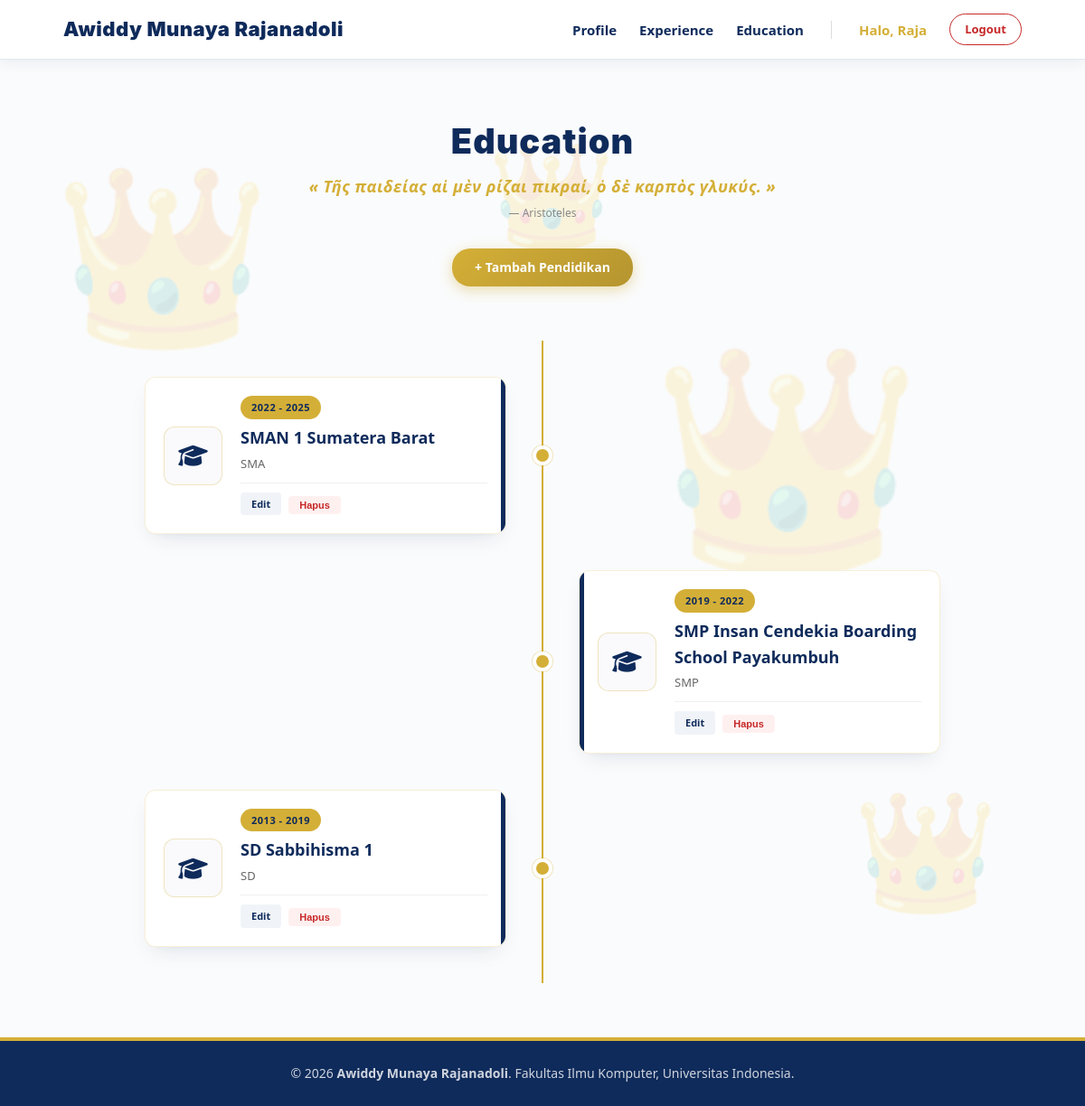
/education/ (signed in), run on the app's committed database.
### main/models.py (models this page shows, shortened)
class Education(models.Model):
    id = models.UUIDField(primary_key=True, default=uuid.uuid4, editable=False)
    level = models.CharField(max_length=50)
    institution_name = models.CharField(max_length=255)
    start_year = models.IntegerField()
    end_year = models.CharField(max_length=20)
    description = models.TextField(blank=True, null=True)
    logo_url = models.CharField(max_length=500, blank=True, null=True)

### main/views.py (the view)
# urls.py: path("education/", show_education, name="show_education"),
def show_education(request):
    educations = Education.objects.all().order_by('-start_year')
    context = {
        'educations': educations,
        'name': "Awiddy Munaya Rajanadoli",
        "is_editor": is_editor(request.user) if request.user.is_authenticated else False,
    }
    return render(request, 'education.html', context)

### main/views.py (called while the page is built)
def is_editor(user):
    return user.groups.filter(name='Editor').exists()

### templates/education.html (shortened to what this page needs)
{% extends 'base.html' %}
{% load static %}
{% block content %}
<section class="edu-section">
    <div class="edu-header-container">
        <h1>Education</h1>
        <p class="edu-quote">« Τῆς παιδείας αἱ μὲν ρίζαι πικραί, ὁ δὲ καρπὸς γλυκύς. »</p>
        <p class="edu-quote-translation">— Aristoteles</p>
        {% if user.is_superuser %}
            <a href="{% url 'main:create_education' %}" class="btn-add-gold">+ Tambah Pendidikan</a>
        {% endif %}
    </div>
    <div class="royal-timeline">
        {% for edu in educations %}
            <div class="timeline-item">
                <div class="timeline-card">
                    <div class="edu-logo-box">
                        {% if edu.logo_url %}
                            <img src="{{ edu.logo_url }}" alt="{{ edu.institution_name }}" onerror="this.style.display='none'">
                        {% else %}
                            <i class="fa-solid fa-graduation-cap edu-logo-fallback"></i>
                        {% endif %}
                    </div>
                    <div class="edu-content">
                        <div class="year-badge">
                            {{ edu.start_year }} - {% if edu.end_year %}{{ edu.end_year }}{% else %}Present{% endif %}
                        </div>
                        <h3 class="edu-institution">{{ edu.institution_name }}</h3>
                        <p class="edu-level">{{ edu.level }}</p>
                        {% if user.is_superuser or is_editor %}
                            <div class="edu-actions">
                                <a href="{% url 'main:update_education' edu.id %}" class="btn-action btn-edit">Edit</a>
                                {% if user.is_superuser %}
                                    <form method="POST" action="{% url 'main:delete_education' edu.id %}" style="margin: 0;">
                                        <button type="submit" class="btn-action btn-delete" onclick="return confirm('Hapus riwayat ini?')">Hapus</button>
                                    </form>
                                {% endif %}
                            </div>
                        {% endif %}
                    </div>
                </div>
            </div>
        {% empty %}
            <div style="text-align: center; padding: 40px; border: 1px solid #e0e0e0; border-radius: 12px; color: #888; grid-column: 1 / -1; background: white;">
                <p>Belum ada riwayat pendidikan yang tercatat.</p>
            </div>
        {% endfor %}
    </div>
</section>
{% endblock content %}

### templates/base.html (shortened to what this page needs)
{% load static %}
<!DOCTYPE html>
<html lang="en">
<head>
    <link rel="stylesheet" href="https://cdnjs.cloudflare.com/ajax/libs/font-awesome/6.4.0/css/all.min.css">
    <link rel="stylesheet" href="{% static 'css/style.css' %}">
</head>
<body style="background-color: #fafbfc; margin: 0; font-family: 'Segoe UI', Tahoma, Geneva, Verdana, sans-serif;">
    <div class="floating-crown crown1">👑</div>
    <div class="floating-crown crown2">👑</div>
    <div class="floating-crown crown3">👑</div>
    <div class="floating-crown crown4">👑</div>
    <div class="floating-crown crown5">👑</div>
    <header class="site-header" style="background-color: rgba(255, 255, 255, 0.95); backdrop-filter: blur(10px); position: sticky; top: 0; z-index: 100; box-shadow: 0 2px 15px rgba(15, 43, 91, 0.08); padding: 15px 0;">
      <div class="container" style="display: flex; justify-content: space-between; align-items: center; max-width: 1100px; margin: 0 auto; padding: 0 20px;">
          <a href="{% url 'main:show_main' %}" class="brand" style="font-size: 22px; font-weight: 900; color: #0f2b5b; text-decoration: none; letter-spacing: 0.5px;">{{ name }}</a>
          <nav style="display: flex; align-items: center; gap: 25px;">
              <a href="{% url 'main:show_main' %}" style="color: #0f2b5b; font-weight: 700; text-decoration: none; font-size: 15px; transition: color 0.2s;">Profile</a>
              <a href="{% url 'main:show_experience' %}" style="color: #0f2b5b; font-weight: 700; text-decoration: none; font-size: 15px; transition: color 0.2s;">Experience</a>
              <a href="{% url 'main:show_education' %}" style="color: #0f2b5b; font-weight: 700; text-decoration: none; font-size: 15px; transition: color 0.2s;">Education</a>
              {% if user.is_authenticated %}
                  <span style="color: #D4AF37; font-weight: bold; font-size: 15px;">Halo, {{ user.username }}</span>
                  <a href="{% url 'main:logout' %}" style="color: #c62828; border: 1px solid #c62828; padding: 6px 16px; border-radius: 20px; text-decoration: none; font-size: 13px; font-weight: bold; transition: all 0.2s;">Logout</a>
              {% endif %}
          </nav>
      </div>
    </header>
    <main style="min-height: 80vh;">
        {% block content %}
        {% endblock content %}
    </main>
    <footer class="site-footer" style="background-color: #0f2b5b; color: rgba(255, 255, 255, 0.8); text-align: center; padding: 25px 0; border-top: 4px solid #D4AF37; margin-top: auto;">
        <div class="container">
            <p style="margin: 0; font-size: 14px;">&copy; 2026 <strong>{{ name }}</strong>. Fakultas Ilmu Komputer, Universitas Indonesia.</p>
        </div>
    </footer>
</body>
</html>

### static/css/style.css (style rules this page uses)
* { margin: 0; padding: 0; box-sizing: border-box; }
:root { --ink: #0f172a; --paper: #fdfdfc; --accent: #D4AF37; --accent-dark: #b8860b; --royal-blue: #4169E1; --royal-blue-dark: #27408B; --line: #e2e8f0; --text-muted: #475569; --radius: 6px; }
body { font-family: -apple-system, "Segoe UI", Roboto, Helvetica, Arial, sans-serif; color: var(--ink); background-color: var(--paper); line-height: 1.6; }
h1, .brand { font-family: "Space Grotesk", -apple-system, sans-serif; }
.container { max-width: 960px; margin: 0 auto; padding: 0 1.5rem; }
.site-header { border-bottom: 1px solid var(--line); }
.site-header .container { display: flex; justify-content: space-between; align-items: center; padding: 1.25rem 1.5rem; }
.brand { font-size: 1.3rem; font-weight: 700; color: var(--ink); text-decoration: none; }
.site-header nav { display: flex; gap: 2rem; }
.site-header nav a { color: var(--ink); text-decoration: none; font-size: 0.95rem; }
.site-footer { padding: 1.5rem; color: var(--text-muted); font-size: 0.85rem; border-top: 1px solid var(--line); }
.floating-crown { position: fixed; opacity: 0.15; z-index: -1; }
.crown1 { top: 10%; left: 5%; font-size: 12rem; animation: gerakNaikTurun 7s ease-in-out infinite; }
.crown2 { bottom: 15%; right: 8%; font-size: 8rem; animation: gerakDiagonal 9s ease-in-out infinite alternate; }
.crown3 { top: 25%; right: 15%; font-size: 15rem; animation: gerakPutar 15s linear infinite; }
.crown4 { bottom: 15%; left: 20%; font-size: 6rem; animation: gerakNaikTurun 6s ease-in-out infinite 2s; }
.crown5 { top: 10%; left: 45%; font-size: 7rem; animation: gerakNaikTurun 8s ease-in-out infinite 1s; }

### data on the page
Education: start_year "2022", end_year "2025", institution_name "SMAN 1 Sumatera Barat", level "SMA"
Education: start_year "2019", end_year "2022", institution_name "SMP Insan Cendekia Boarding School Payakumbuh", level "SMP"
Education: start_year "2013", end_year "2019", institution_name "SD Sabbihisma 1", level "SD"

### other printed values
{{ name }} "Awiddy Munaya Rajanadoli"
{{ user.username }} "Raja"
